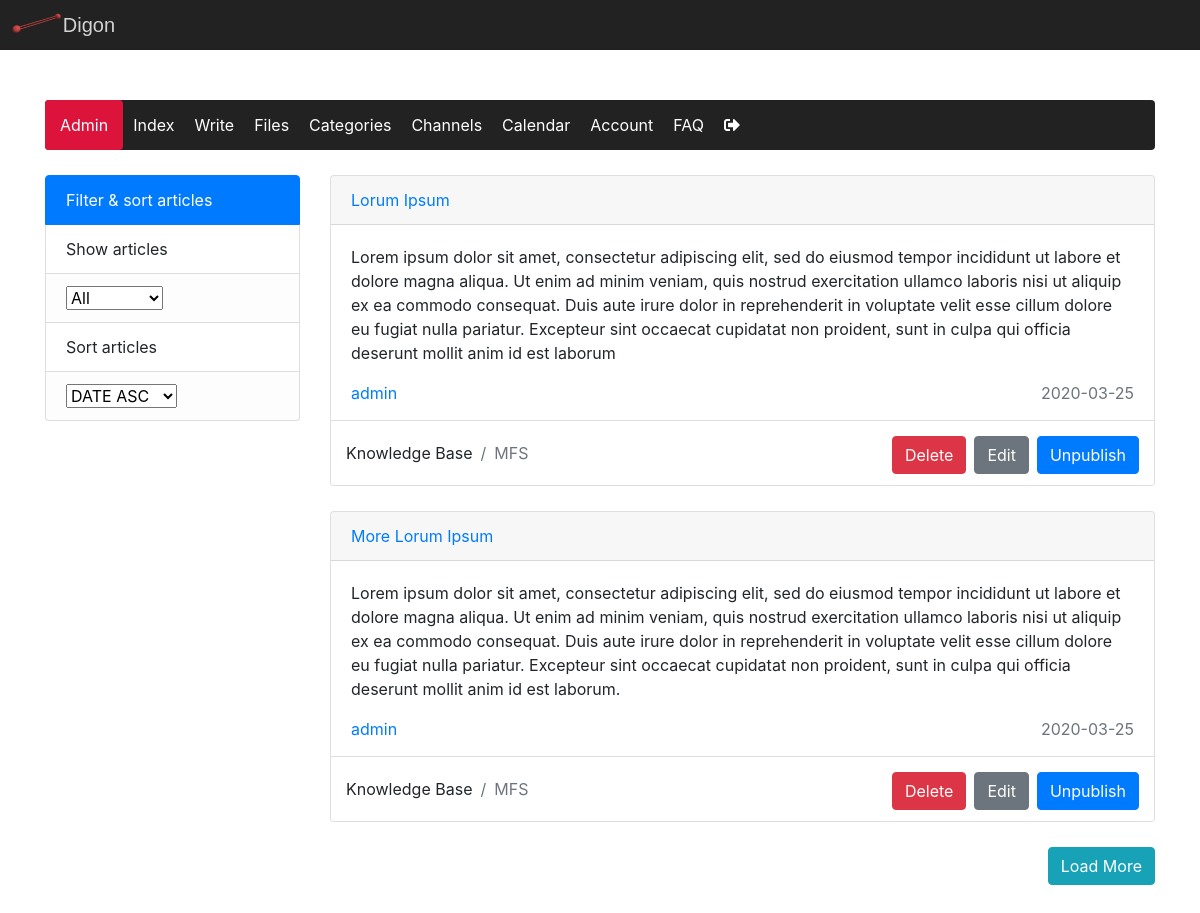
The page /pages/calendar.php (signed in) on the database as committed earlier.
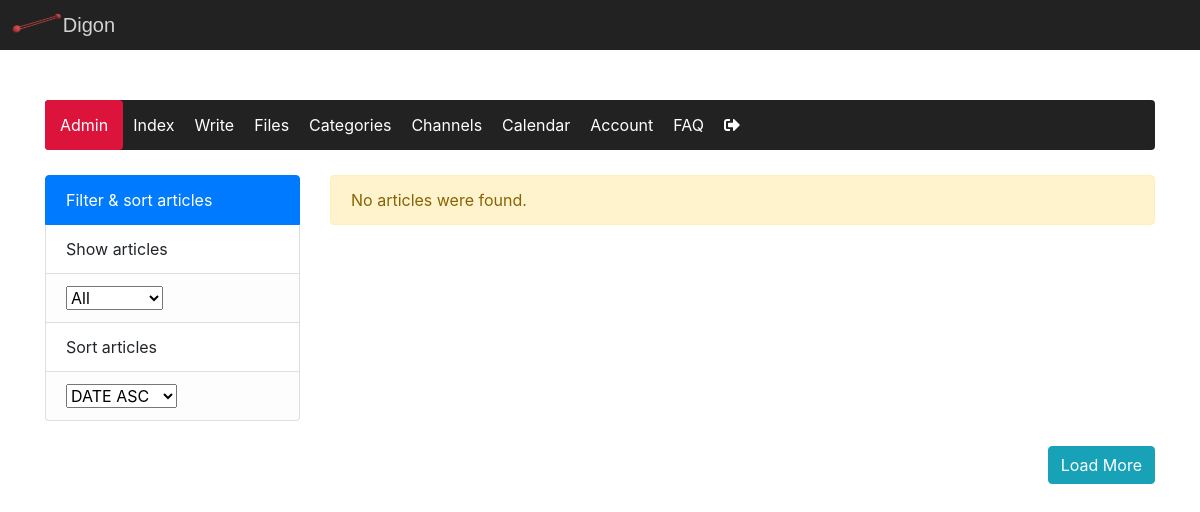
The same page on the database as committed later.
### tables this page shows
CREATE TABLE `article` (
  `row_id` int(11) NOT NULL,
  `author_id` int(11) NOT NULL,
  `creation_time` date NOT NULL,
  `published` tinyint(1) NOT NULL,
  `deleted` int(1) NOT NULL DEFAULT 0,
  `title` varchar(50) NOT NULL,
  `content` text NOT NULL,
  `abstract` text NOT NULL,
  `category_id` varchar(11) NOT NULL,
  `subcategory_id` varchar(11) NOT NULL,
  `signed_by` varchar(50) NOT NULL,
  `link` varchar(30) NOT NULL
);

CREATE TABLE `user` (
  `row_id` int(11) NOT NULL,
  `username` varchar(50) NOT NULL,
  `password` varchar(255) NOT NULL,
  `display_name` varchar(50) NOT NULL,
  `function` varchar(11) NOT NULL
);

CREATE TABLE `category` (
  `row_id` int(11) NOT NULL,
  `category` varchar(50) NOT NULL,
  `parent_id` int(11) NOT NULL
);

### includes/autoload.inc.php (called while the page is built, shortened)
<?php
    $linkUrl = "//localhost/Websites/nicms/";
    class Autoload implements AutoloadInterface {
        protected $path;
        public function __construct() {
            $this->url = $_SERVER["HTTP_HOST"] . $_SERVER['REQUEST_URI'];
            if (strpos($this->url,'index') == TRUE) {
                $this->path = "classes/";
            } else {
                $this->path = "../classes/";
            }
            include_once($this->path."dbh.class.php");
            include_once($this->path."functions.class.php");
            include_once($this->path."article.class.php");
            include_once($this->path."articleview.class.php");
        }
    }

### classes/dbh.class.php (called while the page is built, shortened)
<?php
    class Dbh {
        private $servername = "localhost";
        private $username = "root";
        private $password = "";
        private $dbname = "nicms";
        protected function connect() {
            $conn = new mysqli($this->servername, $this->username, $this->password, $this->dbname);
            return $conn;
        }
    }
?>

### classes/article.class.php (called while the page is built, shortened)
<?php
    class Article extends Dbh {
        protected function getArticles($visibility,$sort,$limit) {
            switch ($visibility) {
                default:
                    $where = 'a.published=1 OR a.published=0';
                    break;
            }
            switch ($sort) {
                default:
                    $order = "a.creation_time ASC";
                    break;
            }
            $sql = "SELECT a.row_id AS a_row_id, a.author_id AS a_author_id, a.creation_time AS a_creation_time, a.published AS a_published, a.deleted AS a_deleted, a.title AS a_title, a.content AS a_content, a.abstract
            AS a_abstract, a.category_id AS a_category_id, a.subcategory_id AS a_subcategory_id, a.signed_by AS a_signed_by, a.link AS a_link, c.row_id AS c_row_id, c.category AS c_category, c.parent_id AS c_parent_id,
            s.row_id AS s_row_id, s.category AS s_category, s.parent_id AS s_parent_id, u.row_id AS u_row_id, u.display_name AS u_displayname FROM article a
            LEFT JOIN category c ON a.category_id = c.row_id
            LEFT JOIN category s ON a.subcategory_id = s.row_id
            LEFT JOIN user u ON a.author_id = u.row_id
            WHERE $where
            ORDER BY $order
            LIMIT $limit";
            $result = $this->connect()->query($sql);
            return $result;
        }
    }
?>

### classes/articleview.class.php (the view, shortened to what this page needs)
<?php
    class ArticleView extends Article {
        public function showArticle($visibility,$sort,$limit) {
            $FunctionsObj = new Functions();
            $visibility = $this->connect()->real_escape_string($visibility);
            $sort = $this->connect()->real_escape_string($sort);
            $limit = $this->connect()->real_escape_string($limit);
            $result = $this->getArticles($visibility,$sort,$limit);
            if ($result->num_rows > 0) {
                while($row = $result->fetch_assoc()) {
                    echo '<div class="card calendar-article-container">';
                    echo '<div class="card-header">';
                    echo '<p class="calendar-article-header-title text-primary">'.$row["a_title"].'</p>';
                    echo '</div>';
                    echo '<div class="card-body calendar-article-card-body">';
                    echo '<p class="card-text">'.$row["a_abstract"].'</p>';
                    echo '<div class="calendar-article-card-inner-body">';
                    echo '<p class="calendar-article-card-inner-body-text text-primary">'.$row["u_displayname"].'</p>';
                    echo '<p class="calendar-article-card-inner-body-text text-secondary">'.$row["a_creation_time"].'</p>';
                    echo '</div>';
                    echo '</div>';
                    echo '<div class="card-footer calendar-article-card-footer bg-white">';
                    echo '<ol class="breadcrumb calendar-article-breadcrumb-category bg-white">';
                    echo '<li class="breadcrumb-item">'.$row["c_category"].'</li>';
                    echo '<li class="breadcrumb-item text-secondary">'.$row["s_category"].'</li>';
                    echo '<div class="testerr">';
                    if ($row["a_deleted"] == 0) {
                        echo '<button class="btn btn-danger calendar-article-publish-button" onclick="askDeleteArticle('.$row["a_row_id"].')" type="button">Delete</button>';
                        echo '<button class="btn btn-secondary calendar-article-publish-button" onclick="editArticle(\''.$row["a_link"].'\')" type="button">Edit</button>';
                        if ($row["a_published"] == 0) {
                            echo '<button class="btn btn-primary calendar-article-publish-button" onclick="askPublishArticle('.$row["a_row_id"].')" type="button">Publish</button>';
                        } else {
                            echo '<button class="btn btn-primary calendar-article-publish-button" onclick="askUnpublishArticle('.$row["a_row_id"].')" type="button">Unpublish</button>';
                        }
                    } else {
                        echo '<button class="btn btn-danger calendar-article-publish-button" type="button" disabled>Deleted</button>';
                    }
                    echo '</div>';
                    echo '</ol>';
                    echo '</div>';
                    echo '</div>';
                }
            } else {
                echo $FunctionsObj->outcomeMessage("warning","No articles were found.");
            }
        }
    }
?>

### pages/calendar.php (shortened to what this page needs)
<?php
    include_once("../includes/autoload.inc.php");
?>
<!DOCTYPE html>
<html lang="nl">
    <head>
        <?php
            include "../includes/head.inc.php";
        ?>
    </head>
    <body>
        <?php
            include_once "../includes/header.inc.php";
        ?>
        <main class="general-main container">
            <ul class='nav nav-pills admin-navbar'>
                <?php
                    include_once "../includes/navbar.inc.php";
                ?>
            </ul>
            <div class="row">
                <div class="col-lg-3 col-md-12 col-sm-12">
                     <div class='list-group calendar-list-group'>
                        <a class='list-group-item list-group-item-action active disabled list-group-items-header'>Filter & sort articles</a>
                        <a class='list-group-item list-group-item-action'>Show articles</a>
                        <a class='list-group-item list-group-item-action list-group-item-light' onchange="filterArticles()">
                            <select name="selectShowArticles" id="selectSortArticles">
                                <option value="all">All</option>
                            </select>
                        </a>
                        <a class='list-group-item list-group-item-action'>Sort articles</a>
                        <a class='list-group-item list-group-item-action list-group-item-light'>
                            <select name="selectFilterArticles" id="selectFilterArticles" onchange="filterArticles()">
                                <option value="DATEASC">DATE ASC</option>
                            </select>
                        </a>
                    </div>
                </div>
                <div class="col-lg-9 col-md-12 col-sm-12 articles-article-overview-container" id="calendarArticlesContainer">
                    <?php
                        $ArticleObj = new ArticleView($linkUrl);
                        $ArticleObj->showArticle('all','DATEASC',10);
                    ?>
                </div>
                <div class="calendar-load-more">
                    <button class="btn btn-info" onclick="calendarLoadMoreArt()">Load More</button>
                </div>
            </div>
        </main>
    </body>
</html>

### includes/head.inc.php (shortened to what this page needs)
<link rel="stylesheet" type="text/css" href="<?php echo $linkUrl; ?>styles/style.css">
<link defer rel="stylesheet" href="https://maxcdn.bootstrapcdn.com/bootstrap/4.4.1/css/bootstrap.min.css">
<link rel="stylesheet" href="https://use.fontawesome.com/releases/v5.7.0/css/all.css">

### includes/header.inc.php
<header class="header">
    <div class="inner-header">
        <div class="inner-header-logo-container">
            <img class="inner-header-logo-image" src="<?php echo $linkUrl ?>images/logo.png" alt="Logo">
            <a class="inner-header-logo-text" href="<?php echo $indexPath ?>">Digon</a>
        </div>
    </div>
</header>

### includes/navbar.inc.php (shortened to what this page needs)
<?php
    if (isset($_SESSION["userID"])) {
        if ($_SESSION["userFunction"] == 1)
            $text = "Admin";
        else
            $text = "Moderator";
        echo "<li class='nav-link admin-navbar-header'><span class='admin-burger-menu' onclick='toggleAdminNav()'>&#9776;</span>".$text."</li>";
        echo "<li class='nav-item admin-nav-item'>";
        echo "<a class='nav-link nav-link-admin' href='".$linkUrl."index'>Index</a>";
        echo "</li>";
        echo "<li class='nav-item admin-nav-item'>";
        echo "<a class='nav-link nav-link-admin' href='".$linkUrl."write'>Write</a>";
        echo "</li>";
        echo "<li class='nav-item admin-nav-item'>";
        echo "<a class='nav-link nav-link-admin' href='".$linkUrl."files'>Files</a>";
        echo "</li>";
        echo "<li class='nav-item admin-nav-item'>";
        echo "<a class='nav-link nav-link-admin' href='".$linkUrl."categories'>Categories</a>";
        echo "</li>";
        echo "<li class='nav-item admin-nav-item'>";
        echo "<a class='nav-link nav-link-admin' href='".$linkUrl."channels'>Channels</a>";
        echo "</li>";
        echo "<li class='nav-item admin-nav-item'>";
        echo "<a class='nav-link nav-link-admin' href='".$linkUrl."calendar'>Calendar</a>";
        echo "</li>";
        echo "<li class='nav-item admin-nav-item'>";
        echo "<a class='nav-link nav-link-admin' href='".$linkUrl."account'>Account</a>";
        echo "</li>";
        echo "<li class='nav-item admin-nav-item'>";
        echo "<a class='nav-link nav-link-admin' href='".$linkUrl."FAQ'>FAQ</a>";
        echo "</li>";
        echo "<li class='nav-item admin-nav-item'>";
        echo "<button class='button-logout' type='button' onclick='logout()'><i class='fas fa-sign-out-alt'></i></button>";
        echo "</li>";
    }
?>

### classes/functions.class.php (shortened to what this page needs)
<?php
    class Functions {
        public function outcomeMessage($outcome,$message) {
            if ($outcome === "success") {
               echo "<p class='alert alert-success' role='alert'>".$message."</p>";
            } else if($outcome === "error") {
                echo "<p class='alert alert-danger' role='alert'>".$message."</p>";
            } else {
                echo "<p class='alert alert-warning' role='alert'>".$message."</p>";
            }
        }
    }
?>

### styles/style.css (style rules this page uses)
* { margin: 0; padding: 0; scroll-behavior: smooth; }
.general-main { margin-top: 25px !important; margin: 100px auto 100px auto !important; }
.header { background-color: #222; position: fixed; width: 100%; top: 0px; z-index: 999999; height: 50px; line-height: 50px; }
.inner-header { margin: 0 auto; display: grid; grid-template-columns: 1fr 1fr; }
.inner-header-logo-image { height: 40px; margin-top: -15px; margin-right: -5px; }
.inner-header-logo-text { color: lightgrey; font-family: sans-serif; font-size: 20px; }
.admin-navbar { background-color: #222; border-radius: 0.25rem; margin-bottom: 25px !important; }
.admin-navbar-header { background-color: crimson; height: 50px; line-height: 50px; padding: 0px 15px !important; color: white; }
.nav-link-admin { color: white; line-height: 50px; margin: 0px !important; padding: 0px 10px !important; }
.button-logout { height: 100%; border: none; background-color: rgba(0,0,0,0); color: white; margin-left: 10px; }
.list-group-item { cursor: pointer; }
.calendar-load-more { text-align: right; width: 100%; margin-right: 15px; }
.calendar-list-group { margin-bottom: 25px !important; }
@media (min-width: 1200px) { main, .general-nav, .inner-header { width: 970px; } }
@media (min-width: 1200px) { main, .general-nav, .inner-header { width: 1180px; } }
.calendar-article-container { margin-bottom: 25px; }
.calendar-article-header-title { margin: 0 !important; }
.calendar-article-card-body { padding-bottom: 5px !important; max-height: 200px; overflow-y: scroll; }
.calendar-article-card-inner-body { display: grid; grid-template-columns: 1fr 150px; grid-column-gap: 1rem; }
.calendar-article-card-inner-body-text { margin: 0px 0px 10px 0px !important; }
.calendar-article-card-inner-body-text:nth-child(2) { text-align: right; }
.calendar-article-card-footer { margin: 0px !important; padding: 20px 15px !important; position: relative; }
.calendar-article-breadcrumb-category { padding: 0 !important; margin: 0 !important; }
.testerr { position: absolute; right: 15px; top: 15px }
.calendar-article-publish-button { margin-left: 8px; }

Rows that differ between the two databases and show on the page:
removed article: title "Lorum Ipsum", abstract "Lorem ipsum dolor sit amet, consectetur adipiscing elit, sed do eiusmod tempor incididunt ut labore et dolore magna aliqua. Ut enim ad minim veniam, quis nostrud exercitation ullamco laboris nisi ut aliquip ex ea commodo consequat. Duis aute irure dolor in reprehenderit in voluptate velit esse cillum dolore eu fugiat nulla pariatur. Excepteur sint occaecat cupidatat non proident, sunt in culpa qui officia deserunt mollit anim id est laborum", author.display_name "admin", creation_time "2020-03-25", category.category "Knowledge Base", category.category "MFS"
removed article: title "More Lorum Ipsum", abstract "Lorem ipsum dolor sit amet, consectetur adipiscing elit, sed do eiusmod tempor incididunt ut labore et dolore magna aliqua. Ut enim ad minim veniam, quis nostrud exercitation ullamco laboris nisi ut aliquip ex ea commodo consequat. Duis aute irure dolor in reprehenderit in voluptate velit esse cillum dolore eu fugiat nulla pariatur. Excepteur sint occaecat cupidatat non proident, sunt in culpa qui officia deserunt mollit anim id est laborum.", author.display_name "admin", creation_time "2020-03-25", category.category "Knowledge Base", category.category "MFS"
Other text that changed with them:
$message: (not shown) → "No articles were found."
